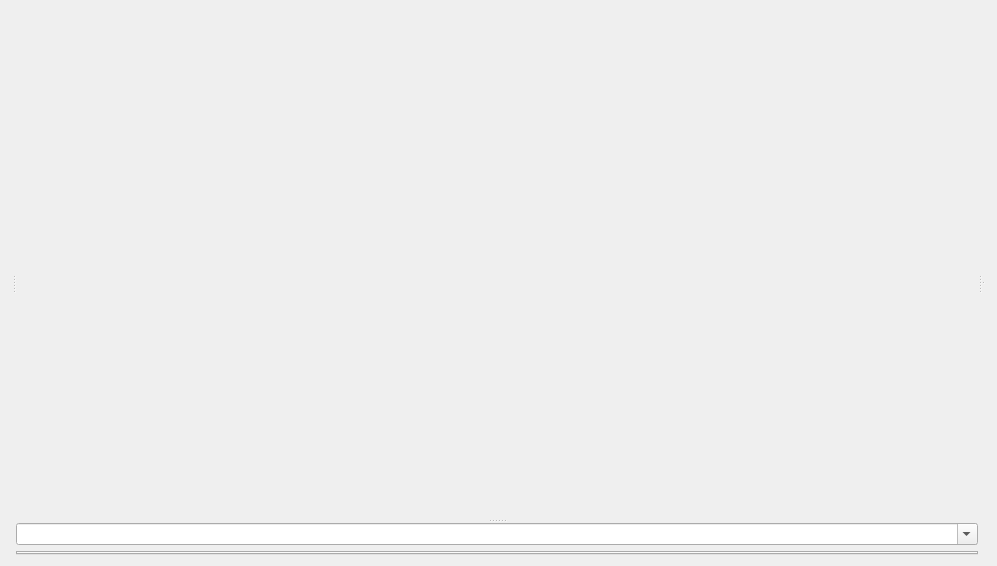
<?xml version="1.0" encoding="UTF-8"?>
<ui version="4.0">
 <class>GdbWidget</class>
 <widget class="QWidget" name="GdbWidget">
  <property name="geometry">
   <rect>
    <x>0</x>
    <y>0</y>
    <width>997</width>
    <height>566</height>
   </rect>
  </property>
  <property name="windowTitle">
   <string>Form</string>
  </property>
  <layout class="QGridLayout" name="gridLayout">
   <item row="0" column="0">
    <widget class="QSplitter" name="leftCenterRightSplitter">
     <property name="orientation">
      <enum>Qt::Horizontal</enum>
     </property>
     <widget class="QSplitter" name="sourceLibraryVariableManagerSplitter">
      <property name="sizePolicy">
       <sizepolicy hsizetype="Preferred" vsizetype="Expanding">
        <horstretch>20</horstretch>
        <verstretch>0</verstretch>
       </sizepolicy>
      </property>
      <property name="minimumSize">
       <size>
        <width>1</width>
        <height>0</height>
       </size>
      </property>
      <property name="orientation">
       <enum>Qt::Vertical</enum>
      </property>
      <widget class="SeerSourceLibraryManagerWidget" name="sourceLibraryManagerWidget" native="true">
       <property name="sizePolicy">
        <sizepolicy hsizetype="Preferred" vsizetype="Preferred">
         <horstretch>50</horstretch>
         <verstretch>50</verstretch>
        </sizepolicy>
       </property>
      </widget>
      <widget class="SeerVariableManagerWidget" name="variableManagerWidget" native="true">
       <property name="sizePolicy">
        <sizepolicy hsizetype="Preferred" vsizetype="Preferred">
         <horstretch>50</horstretch>
         <verstretch>50</verstretch>
        </sizepolicy>
       </property>
      </widget>
     </widget>
     <widget class="QSplitter" name="codeManagerLogTabsSplitter">
      <property name="sizePolicy">
       <sizepolicy hsizetype="Preferred" vsizetype="Expanding">
        <horstretch>60</horstretch>
        <verstretch>0</verstretch>
       </sizepolicy>
      </property>
      <property name="orientation">
       <enum>Qt::Vertical</enum>
      </property>
      <widget class="SeerEditorManagerWidget" name="editorManagerWidget" native="true">
       <property name="sizePolicy">
        <sizepolicy hsizetype="Preferred" vsizetype="Preferred">
         <horstretch>20</horstretch>
         <verstretch>75</verstretch>
        </sizepolicy>
       </property>
      </widget>
      <widget class="QWidget" name="layoutWidget_2">
       <layout class="QVBoxLayout" name="verticalLayout" stretch="0,0">
        <item>
         <widget class="QComboBox" name="manualCommandComboBox">
          <property name="editable">
           <bool>true</bool>
          </property>
         </widget>
        </item>
        <item>
         <widget class="QDetachTabWidget" name="logsTabWidget">
          <property name="sizePolicy">
           <sizepolicy hsizetype="Expanding" vsizetype="Expanding">
            <horstretch>0</horstretch>
            <verstretch>25</verstretch>
           </sizepolicy>
          </property>
         </widget>
        </item>
       </layout>
      </widget>
     </widget>
     <widget class="QSplitter" name="stackThreadManagerSplitter">
      <property name="sizePolicy">
       <sizepolicy hsizetype="Preferred" vsizetype="Expanding">
        <horstretch>20</horstretch>
        <verstretch>0</verstretch>
       </sizepolicy>
      </property>
      <property name="orientation">
       <enum>Qt::Vertical</enum>
      </property>
      <widget class="SeerStackManagerWidget" name="stackManagerWidget" native="true">
       <property name="sizePolicy">
        <sizepolicy hsizetype="Preferred" vsizetype="Preferred">
         <horstretch>50</horstretch>
         <verstretch>50</verstretch>
        </sizepolicy>
       </property>
      </widget>
      <widget class="SeerThreadManagerWidget" name="threadManagerWidget" native="true">
       <property name="sizePolicy">
        <sizepolicy hsizetype="Preferred" vsizetype="Preferred">
         <horstretch>50</horstretch>
         <verstretch>50</verstretch>
        </sizepolicy>
       </property>
      </widget>
     </widget>
    </widget>
   </item>
  </layout>
 </widget>
 <customwidgets>
  <customwidget>
   <class>SeerSourceLibraryManagerWidget</class>
   <extends>QWidget</extends>
   <header location="global">SeerSourceLibraryManagerWidget.h</header>
   <container>1</container>
  </customwidget>
  <customwidget>
   <class>SeerStackManagerWidget</class>
   <extends>QWidget</extends>
   <header location="global">SeerStackManagerWidget.h</header>
   <container>1</container>
  </customwidget>
  <customwidget>
   <class>SeerThreadManagerWidget</class>
   <extends>QWidget</extends>
   <header location="global">SeerThreadManagerWidget.h</header>
   <container>1</container>
  </customwidget>
  <customwidget>
   <class>SeerVariableManagerWidget</class>
   <extends>QWidget</extends>
   <header location="global">SeerVariableManagerWidget.h</header>
   <container>1</container>
  </customwidget>
  <customwidget>
   <class>QDetachTabWidget</class>
   <extends>QTabWidget</extends>
   <header location="global">QDetachTabWidget.h</header>
   <container>1</container>
  </customwidget>
  <customwidget>
   <class>SeerEditorManagerWidget</class>
   <extends>QWidget</extends>
   <header location="global">SeerEditorManagerWidget.h</header>
   <container>1</container>
  </customwidget>
 </customwidgets>
 <resources/>
 <connections/>
</ui>
